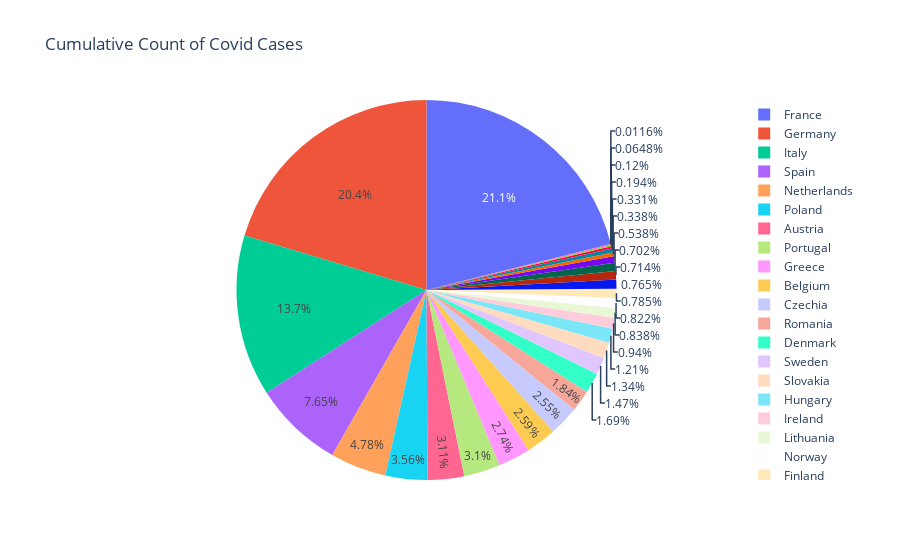

Notebook code cell kept with this figure:
### Code cell
import plotly.express as px
fig = px.pie(lastWeek['country'], values=lastWeek['cumulative_count'], names=lastWeek['country'].unique(), title='Cumulative Count of Covid Cases')
fig.show()

### Figure 1 — Plotly figure (JSON) as saved in the notebook; plotly's stock layout.template omitted (floating-point values rounded to 4 significant figures)
{"data": [{"domain": {"x": [0, 1], "y": [0, 1]}, "hovertemplate": "label=%{label}<br>value=%{value}<extra></extra>", "labels": ["Austria", "Belgium", "Bulgaria", "Croatia", "Cyprus", "Czechia", "Denmark", "Estonia", "Finland", "France", "Germany", "Greece", "Hungary", "Iceland", "Ireland", "Italy", "Latvia", "Liechtenstein", "Lithuania", "Luxembourg", "Malta", "Netherlands", "Norway", "Poland", "Portugal", "Romania", "Slovakia", "Slovenia", "Spain", "Sweden"], "legendgroup": "", "name": "", "showlegend": true, "type": "pie", "values": [5553569, 4629783, 1275928, 1366727, 604652, 4550865, 3021693, 591557, 1402591, 37711079, 36395602, 4893985, 2166433, 214371, 1680230, 24513418, 960419, 20757, 1496419, 345737, 115769, 8541330, 1468650, 6359703, 5542988, 3294446, 2391482, 1254854, 13668218, 2628312]}], "layout": {"legend": {"tracegroupgap": 0}, "title": {"text": "Cumulative Count of Covid Cases"}}}
